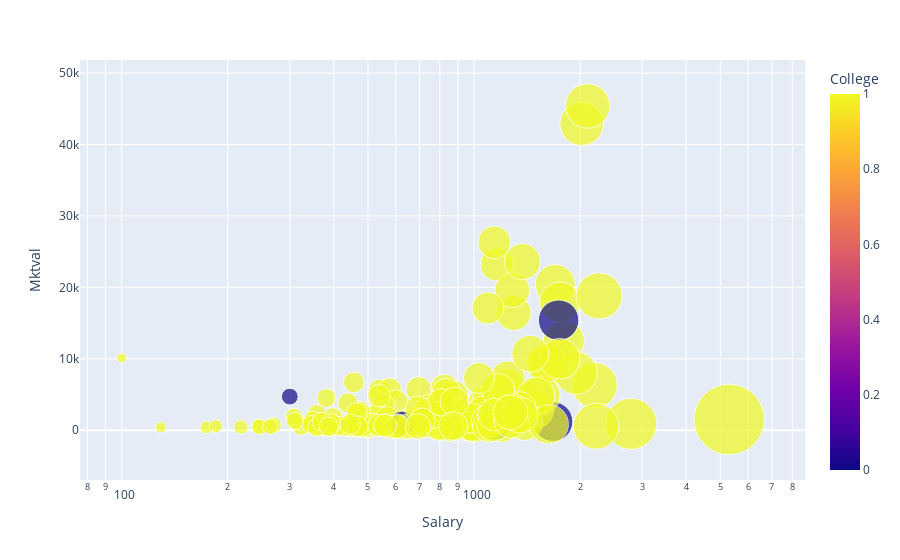

This figure's notebook cell:
### Code cell
fig = px.scatter(E_S, x='Salary', y='Mktval',
                size='Salary', color='College',
                hover_name = 'College', log_x=True, size_max=50)

fig.show()
#Salary VS Mktval VS college

### Figure 1 — Plotly figure (JSON) as saved in the notebook; plotly's stock layout.template omitted (floating-point values rounded to 4 significant figures; data arrays with more than 128 entries replaced by an {"elided": "..."} marker saying what was removed)
{"data": [{"hovertemplate": "<b>%{hovertext}</b><br><br>Salary=%{marker.size}<br>Mktval=%{y}<br>College=%{marker.color}<extra></extra>", "hovertext": {"elided": "177 int values"}, "legendgroup": "", "marker": {"color": {"elided": "177 int values"}, "coloraxis": "coloraxis", "size": {"elided": "177 int values"}, "sizemode": "area", "sizeref": 2.12, "symbol": "circle"}, "mode": "markers", "name": "", "orientation": "v", "showlegend": false, "type": "scatter", "x": {"elided": "177 int values"}, "xaxis": "x", "y": {"elided": "177 int values"}, "yaxis": "y"}], "layout": {"coloraxis": {"colorbar": {"title": {"text": "College"}}, "colorscale": [[0, "#0d0887"], [0.1111, "#46039f"], [0.2222, "#7201a8"], [0.3333, "#9c179e"], [0.4444, "#bd3786"], [0.5556, "#d8576b"], [0.6667, "#ed7953"], [0.7778, "#fb9f3a"], [0.8889, "#fdca26"], [1, "#f0f921"]]}, "legend": {"itemsizing": "constant", "tracegroupgap": 0}, "margin": {"t": 60}, "xaxis": {"anchor": "y", "domain": [0, 1], "title": {"text": "Salary"}, "type": "log"}, "yaxis": {"anchor": "x", "domain": [0, 1], "title": {"text": "Mktval"}}}}
